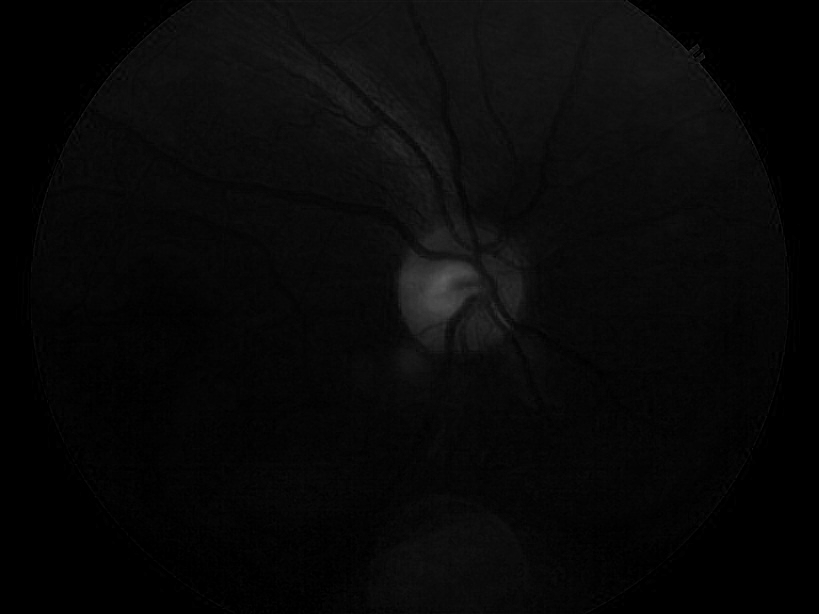
#> input picture tareas/Salida_Canales_Completa/azul/imagen1_azul.png, 819 x 614 px; its folder holds only this picture in this run
$ jupyter execute 08_Canny+CLAHE+THRES_peorcitas.ipynb
#> lines starting #> are read from the running program, lines starting #| are printed output that depends on the picture; after the words box and inside, x2 and y2 are one past the last pixel; in counts of white or black regions, pixels touching at a corner belong together
### Samira Sofia Rodriguez Peregrino

### ¿Qué es?
##### Es un flujo de trabajo (pipeline) de procesamiento de imágenes comúnmente utilizado en visión artificial para mejorar la detección de bordes y características en imágenes de baja calidad, con iluminación irregular o bajo contraste.

##### *CLAHE (Contrast Limited Adaptive Histogram Equalization):* Mejora el contraste local de la imagen, haciendo que las características ocultas sean más visibles sin amplificar el ruido excesivamente.
##### *Thresholding (Thres):* Binaria la imagen, convirtiéndola en blanco y negro (0 o 255) basado en un valor umbral, lo que ayuda a segmentar objetos del fondo.
##### *Canny (Canny Edge Detector):* Algoritmo avanzado que detecta los bordes de los objetos con alta precisión, reduciendo el ruido interno mediante filtros gaussianos y siguiendo contornos

### Objetivo
##### Organizar y documentar un repositorio de procesamiento de imágenes de reticulas oculares que integre técnicas como CLAHE, detección de bordes con Canny y thresholding, con el propósito de mejorar la calidad visual de las imágenes y facilitar la delimitación de estructuras.

[cell 1]
# ==========================================
# 1. IMPORTAR BIBLIOTECAS
# ==========================================
import os
import cv2
import numpy as np
from tkinter import Tk, filedialog

[cell 2]
# ==========================================
# 2. PARÁMTEROS DE CONFIGURACIÓN
# ==========================================
Tk().withdraw()  # Oculta la ventana principal de tkinter

# Elegir carpeta donde están las imágenes
carpeta_imagenes = filedialog.askdirectory(title="Selecciona la carpeta con las imágenes")
#> the answer given: Salida_Canales_Completa/azul

if not carpeta_imagenes:
    print("No se seleccionó carpeta de entrada.")
    exit()

# Elegir carpeta donde se guardarán las imágenes procesadas
carpeta_salida = filedialog.askdirectory(title="Selecciona la carpeta donde guardar las imágenes procesadas")
#> the answer given: Salida_Canales_Completa/azul

if not carpeta_salida:
    print("No se seleccionó carpeta de salida.")
    exit()

# Crear un objeto CLAHE
clahe = cv2.createCLAHE(clipLimit=2.0, tileGridSize=(8, 8))

# Parámetros de Canny Edge Detection
lower_threshold = 30
upper_threshold = 70

# Parámetros para Thresholding
umbral_min = 100  # Umbral mínimo de intensidad
umbral_max = 255  # Umbral máximo de intensidad

# Filtrar solo archivos de imagen
formatos_validos = (".jpg", ".png", ".jpeg")

[cell 3]
# ==========================================
# 3. EJECUCIÓN PRINCIPAL
# ==========================================
# Iterar sobre todas las imágenes en la carpeta de entrada
for archivo_imagen in os.listdir(carpeta_imagenes):
    if archivo_imagen.lower().endswith(formatos_validos):
        ruta_imagen = os.path.join(carpeta_imagenes, archivo_imagen)

        # Cargar la imagen en color
        imagen = cv2.imread(ruta_imagen)
#> imagen is the input picture: shape (614, 819, 3); min 0, max 91, mean 8.1

        # Separar canales BGR
        b, g, r = cv2.split(imagen)
        canales = {'Azul': b, 'Verde': g, 'Rojo': r}
        resultados = []

        # Procesar cada canal
        for nombre, canal in canales.items():

            # CLAHE
            canal_clahe = clahe.apply(canal)

            # Threshold
            _, canal_umbral = cv2.threshold(canal_clahe, umbral_min, umbral_max, cv2.THRESH_BINARY)

            # Canny
            edges = cv2.Canny(canal_umbral, lower_threshold, upper_threshold)

            # Convertir a BGR para visualizar
            clahe_bgr = cv2.cvtColor(canal_clahe, cv2.COLOR_GRAY2BGR)
            umbral_bgr = cv2.cvtColor(canal_umbral, cv2.COLOR_GRAY2BGR)
            edges_bgr = cv2.cvtColor(edges, cv2.COLOR_GRAY2BGR)

            # Agregar títulos
            cv2.putText(clahe_bgr, f'CLAHE ({nombre})', (10, 30),
                        cv2.FONT_HERSHEY_SIMPLEX, 0.7, (255, 255, 255), 2)

            cv2.putText(umbral_bgr, f'Umbral ({nombre})', (10, 30),
                        cv2.FONT_HERSHEY_SIMPLEX, 0.7, (255, 255, 255), 2)

            cv2.putText(edges_bgr, f'Canny ({nombre})', (10, 30),
                        cv2.FONT_HERSHEY_SIMPLEX, 0.7, (255, 255, 255), 2)

            # Guardar resultados
            resultados.extend([clahe_bgr, umbral_bgr, edges_bgr])
#> this loop made 3 passes
#> nombre on passes 1 to 3: 'Azul', 'Verde', 'Rojo'
#> pass 1, `canal_clahe = clahe.apply(canal)`:
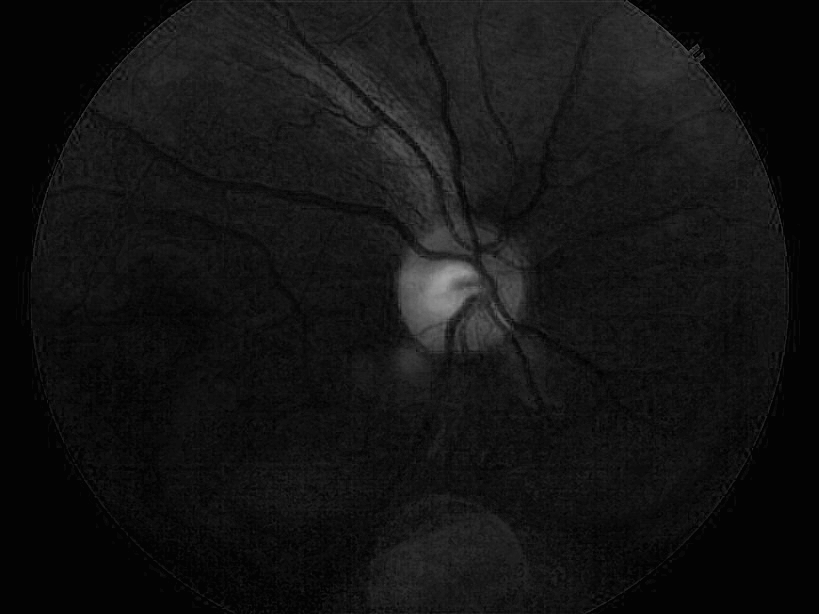
#> canal_clahe: shape (614, 819); min 1, max 163, mean 19.3
#> pass 1, `_, canal_umbral = cv2.threshold(canal_clahe, umbral_min, umbral_max, c..`:
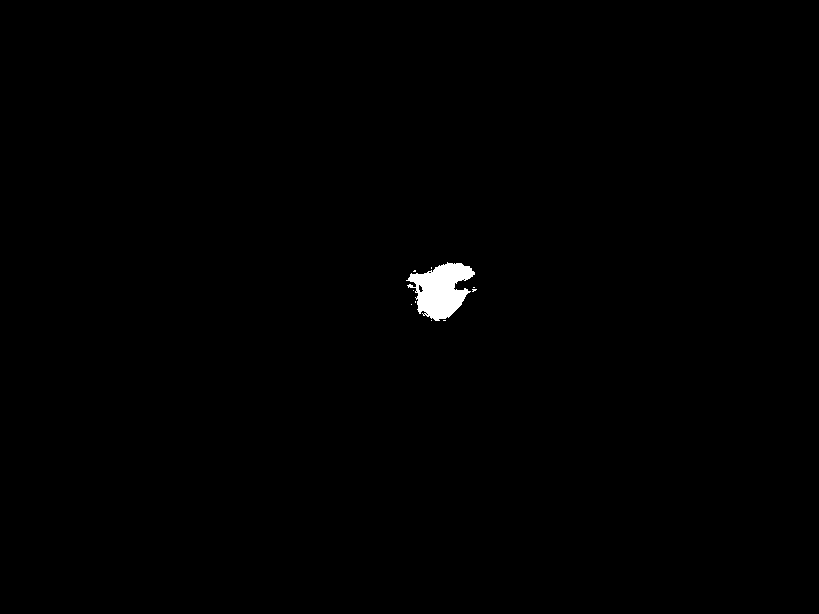
#> canal_umbral: shape (614, 819); 0.48% white; 10 white regions (9 under 20 px), largest, box (x1, y1, x2, y2) and area: (406, 262, 475, 321) 2379
#> pass 1, `edges = cv2.Canny(canal_umbral, lower_threshold, upper_threshold)`:
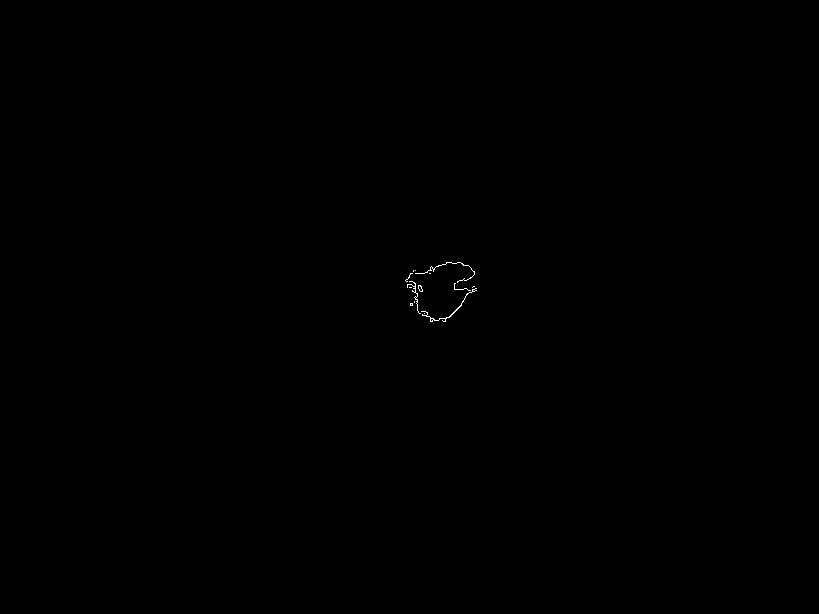
#> edges: shape (614, 819); 0.07% white in thin lines or dots, all inside (x1, y1, x2, y2) = (405, 262, 477, 322)
#> after the loop:
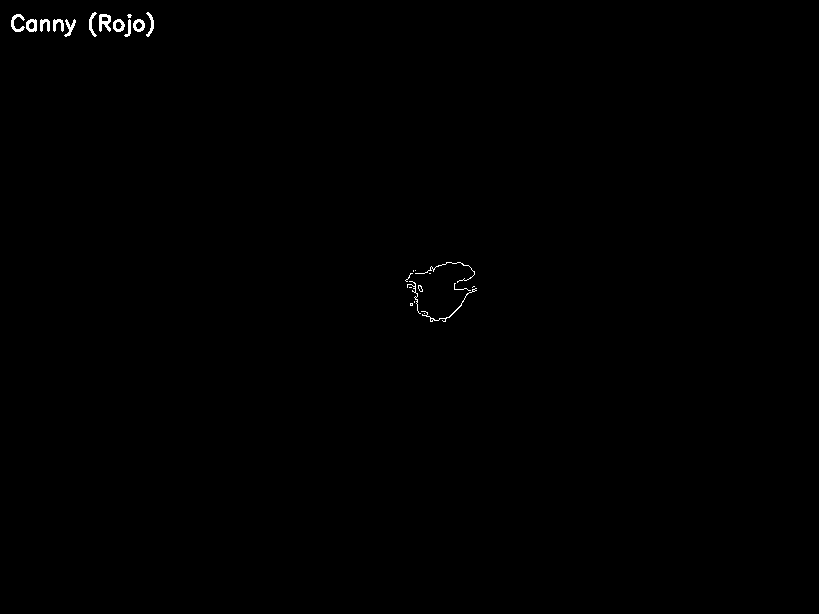
#> edges_bgr: shape (614, 819, 3); 0.27% white in thin lines or dots, all inside (x1, y1, x2, y2) = (11, 12, 477, 322)
#> after the loop:
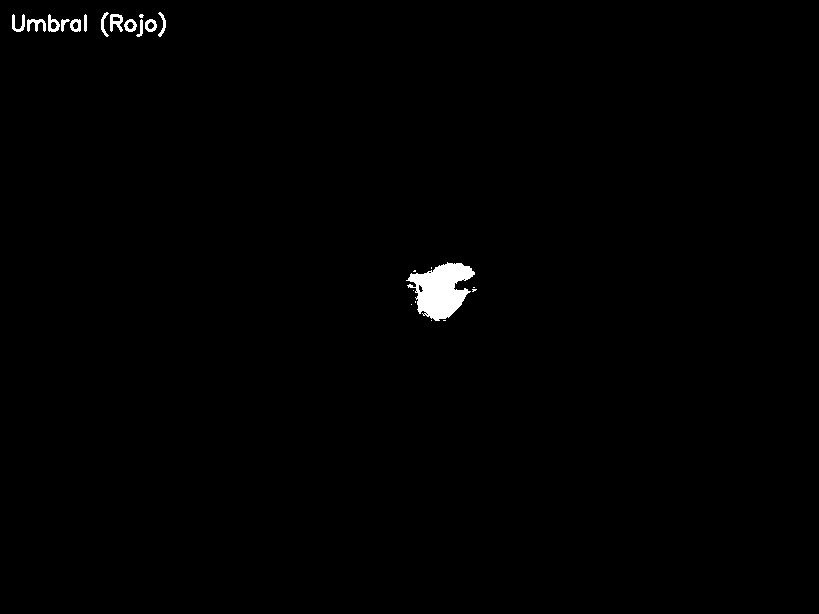
#> umbral_bgr: shape (614, 819, 3); 0.7% white; 23 white regions (10 under 20 px), largest, box (x1, y1, x2, y2) and area: (406, 262, 475, 321) 2379, (110, 14, 123, 32) 143, (27, 19, 46, 32) 135
#> after the loop, resultados = 9 items

        # Agregar título a la imagen original
        cv2.putText(imagen, 'Original', (10, 30),
                    cv2.FONT_HERSHEY_SIMPLEX, 0.7, (255, 255, 255), 2)
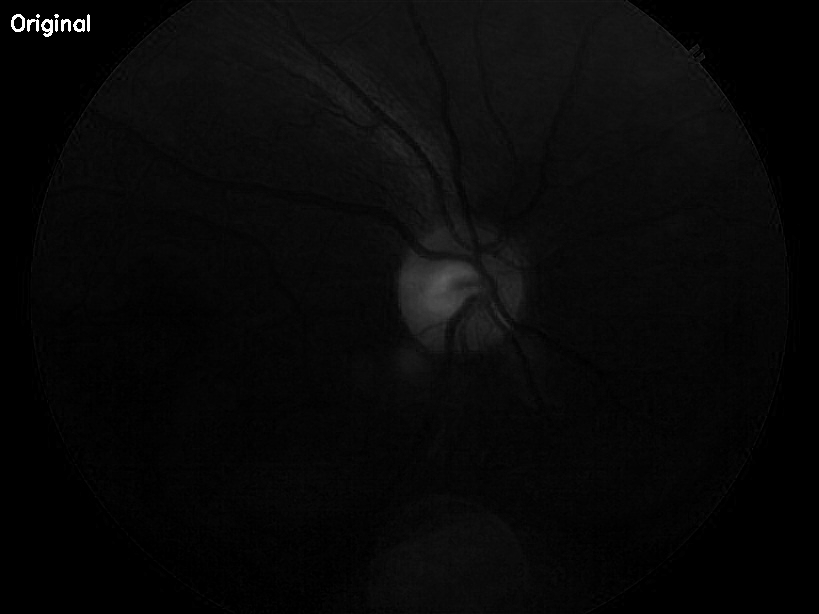
#> imagen: shape (614, 819, 3); 0.13% of pixels changed, all inside (x1, y1, x2, y2) = (11, 14, 90, 37)

        # Combinar todo
        imagen_combined = np.hstack([imagen] + resultados)
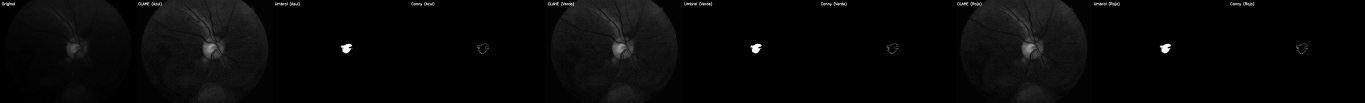
#> imagen_combined: shape (614, 8190, 3) (shown at 1/6 size); min 0, max 255, mean 7.5

        # Guardar
        salida_path = os.path.join(carpeta_salida, f"comparacion_{archivo_imagen}")
        cv2.imwrite(salida_path, imagen_combined)
        print(f"Imagen combinada guardada en: {salida_path}")

print("Procesamiento de imágenes completado.")

$ run again, on tareas/Salida_Canales_Completa/azul/imagen2_azul.png
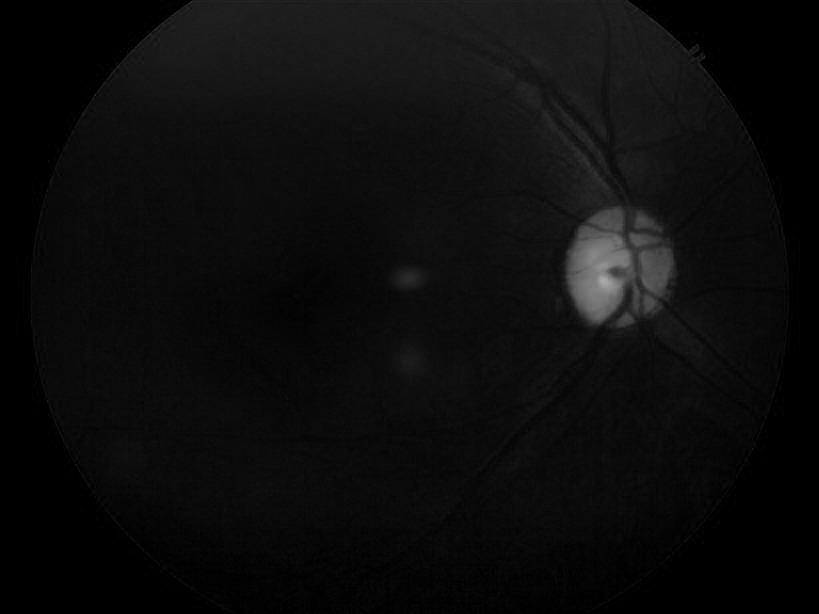
#> input picture tareas/Salida_Canales_Completa/azul/imagen2_azul.png, 819 x 614 px
#> imagen is the input picture: shape (614, 819, 3); min 0, max 170, mean 12.1
#> the loop `for nombre, canal in canales.items():` made 3 passes
#> nombre on passes 1 to 3: 'Azul', 'Verde', 'Rojo'
#> after the loop `for nombre, canal in canales.items():`:
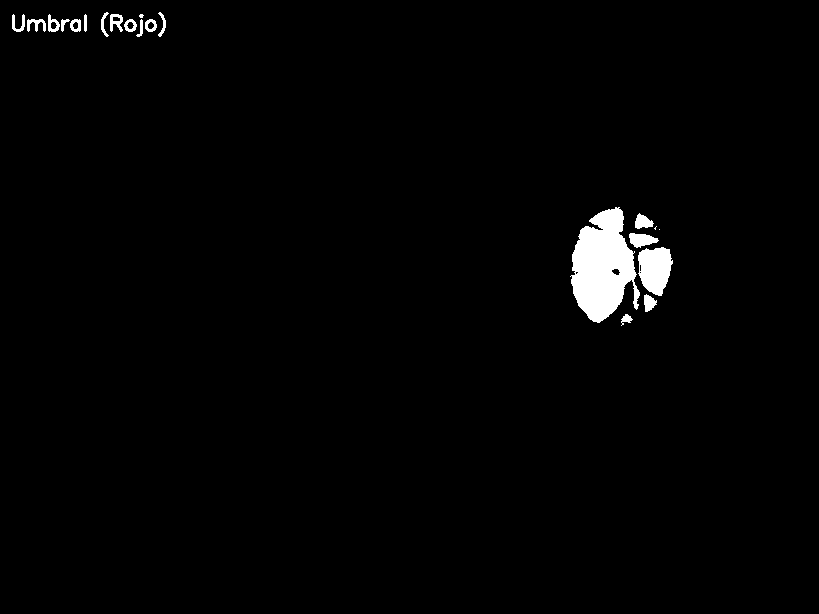
#> umbral_bgr: shape (614, 819, 3); 1.6% white; 21 white regions (3 under 20 px), largest, box (x1, y1, x2, y2) and area: (570, 207, 640, 323) 5172, (638, 247, 673, 296) 1260, (629, 233, 659, 248) 290
#> after the loop `for nombre, canal in canales.items():`: resultados = 9 items
#> imagen: shape (614, 819, 3); 0.13% of pixels changed, all inside (x1, y1, x2, y2) = (11, 14, 90, 37)
#> `imagen_combined = np.hstack([imagen] + resultados)`:
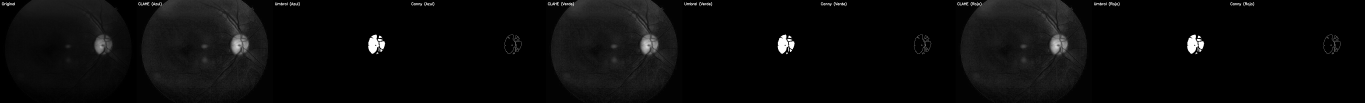
#> imagen_combined: shape (614, 8190, 3) (shown at 1/6 size); min 0, max 255, mean 10.2

$ run again, on tareas/Salida_Canales_Completa/azul/imagen3_azul.png
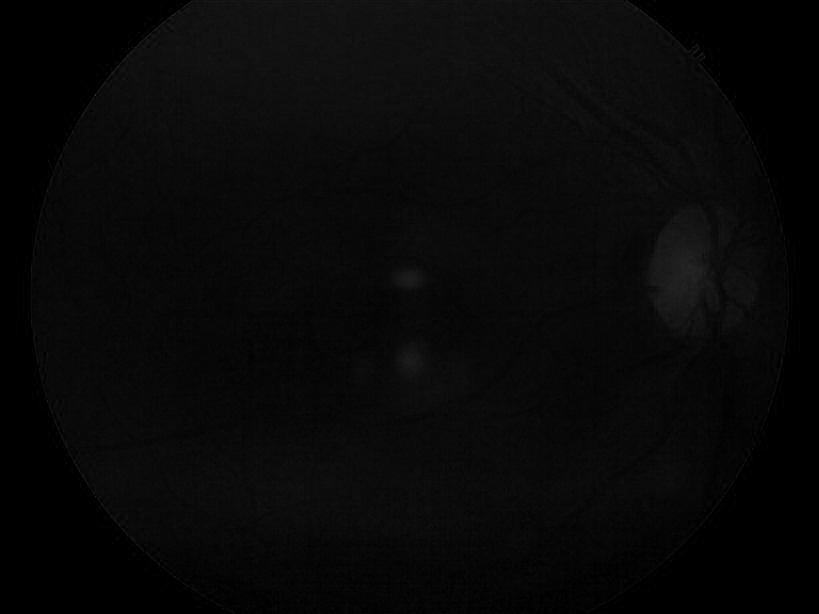
#> input picture tareas/Salida_Canales_Completa/azul/imagen3_azul.png, 819 x 614 px
#> imagen is the input picture: shape (614, 819, 3); min 0, max 43, mean 8.1
#> the loop `for nombre, canal in canales.items():` made 3 passes
#> nombre on passes 1 to 3: 'Azul', 'Verde', 'Rojo'
#> after the loop `for nombre, canal in canales.items():`:
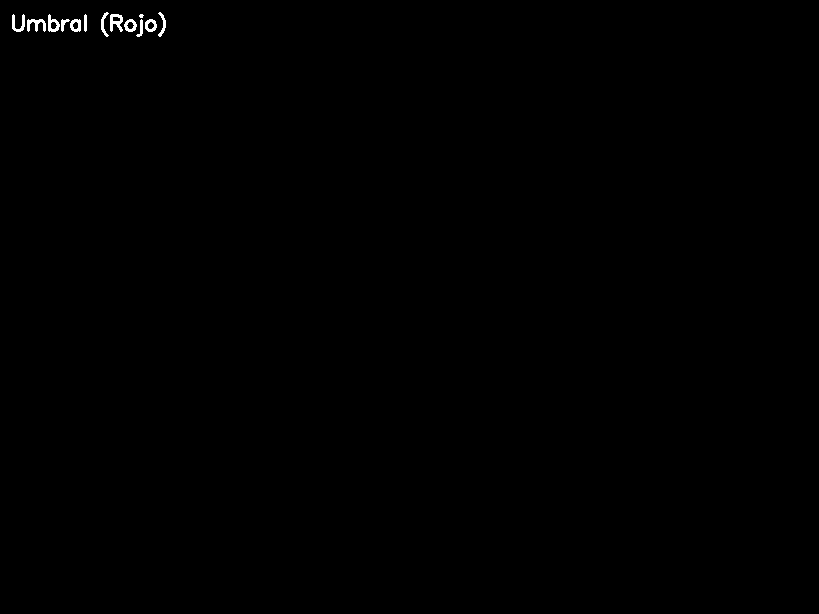
#> umbral_bgr: shape (614, 819, 3); 0.22% white; 13 white regions (1 under 20 px), largest, box (x1, y1, x2, y2) and area: (110, 14, 123, 32) 143, (27, 19, 46, 32) 135, (12, 14, 25, 32) 114
#> after the loop `for nombre, canal in canales.items():`: resultados = 9 items
#> imagen: shape (614, 819, 3); 0.13% of pixels changed, all inside (x1, y1, x2, y2) = (11, 14, 90, 37)
#> `imagen_combined = np.hstack([imagen] + resultados)`:
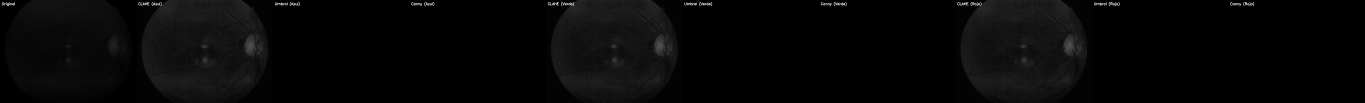
#> imagen_combined: shape (614, 8190, 3) (shown at 1/6 size); min 0, max 255, mean 7

$ run again, on tareas/Salida_Canales_Completa/azul/imagen4_azul.png
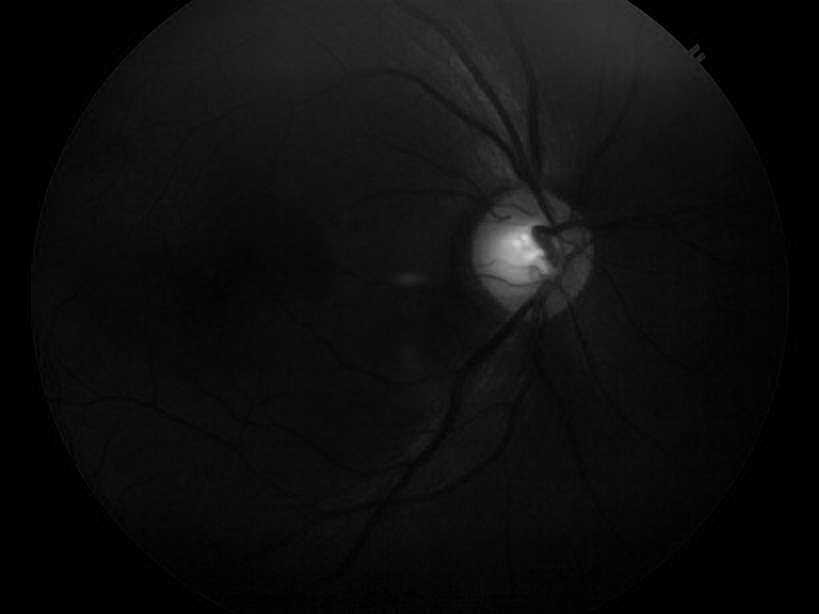
#> input picture tareas/Salida_Canales_Completa/azul/imagen4_azul.png, 819 x 614 px
#> imagen is the input picture: shape (614, 819, 3); min 0, max 212, mean 13.7
#> the loop `for nombre, canal in canales.items():` made 3 passes
#> nombre on passes 1 to 3: 'Azul', 'Verde', 'Rojo'
#> after the loop `for nombre, canal in canales.items():`: resultados = 9 items
#> imagen: shape (614, 819, 3); 0.13% of pixels changed, all inside (x1, y1, x2, y2) = (11, 14, 90, 37)
#> `imagen_combined = np.hstack([imagen] + resultados)`:
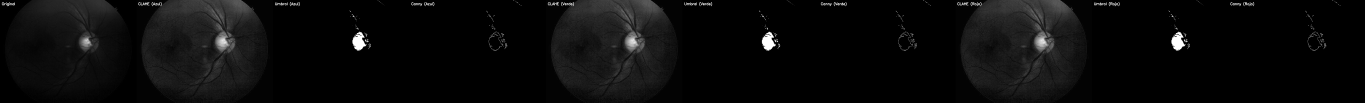
#> imagen_combined: shape (614, 8190, 3) (shown at 1/6 size); min 0, max 255, mean 11.2
